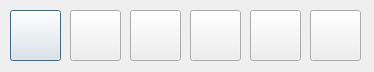
<?xml version="1.0" encoding="UTF-8"?>
<ui version="4.0">
 <class>boja</class>
 <widget class="QDialog" name="boja">
  <property name="geometry">
   <rect>
    <x>0</x>
    <y>0</y>
    <width>374</width>
    <height>72</height>
   </rect>
  </property>
  <property name="windowTitle">
   <string>Dialog</string>
  </property>
  <widget class="QPushButton" name="boja1">
   <property name="geometry">
    <rect>
     <x>10</x>
     <y>10</y>
     <width>51</width>
     <height>51</height>
    </rect>
   </property>
   <property name="autoFillBackground">
    <bool>true</bool>
   </property>
   <property name="text">
    <string/>
   </property>
  </widget>
  <widget class="QPushButton" name="boja2">
   <property name="geometry">
    <rect>
     <x>70</x>
     <y>10</y>
     <width>51</width>
     <height>51</height>
    </rect>
   </property>
   <property name="text">
    <string/>
   </property>
  </widget>
  <widget class="QPushButton" name="boja3">
   <property name="geometry">
    <rect>
     <x>130</x>
     <y>10</y>
     <width>51</width>
     <height>51</height>
    </rect>
   </property>
   <property name="text">
    <string/>
   </property>
  </widget>
  <widget class="QPushButton" name="boja4">
   <property name="geometry">
    <rect>
     <x>190</x>
     <y>10</y>
     <width>51</width>
     <height>51</height>
    </rect>
   </property>
   <property name="text">
    <string/>
   </property>
  </widget>
  <widget class="QPushButton" name="boja5">
   <property name="geometry">
    <rect>
     <x>250</x>
     <y>10</y>
     <width>51</width>
     <height>51</height>
    </rect>
   </property>
   <property name="text">
    <string/>
   </property>
  </widget>
  <widget class="QPushButton" name="boja6">
   <property name="geometry">
    <rect>
     <x>310</x>
     <y>10</y>
     <width>51</width>
     <height>51</height>
    </rect>
   </property>
   <property name="text">
    <string/>
   </property>
  </widget>
 </widget>
 <resources/>
 <connections/>
</ui>
